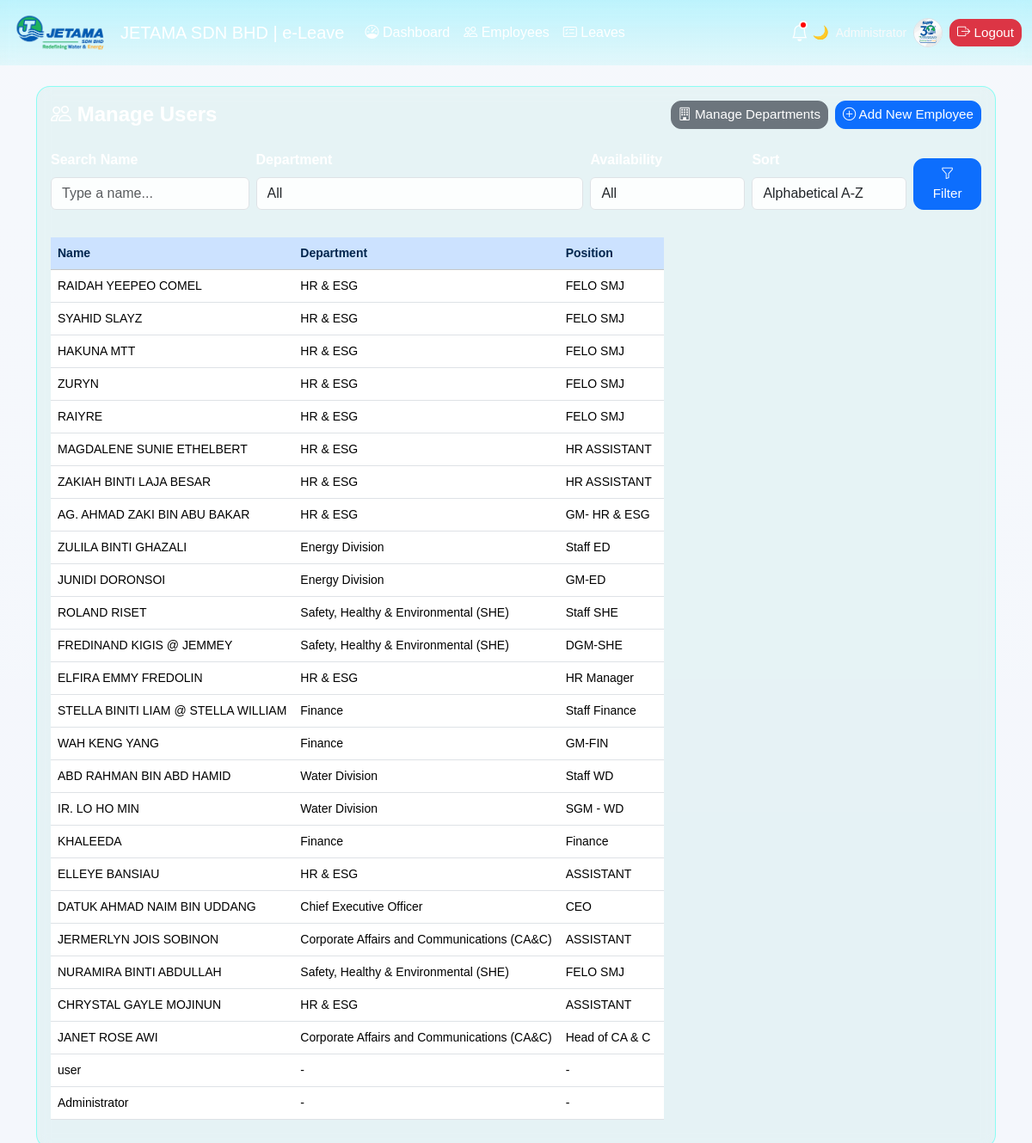
Page /admin/users (signed in) on the committed database.
### tables this page shows
CREATE TABLE users (
            id INTEGER PRIMARY KEY AUTOINCREMENT,
            username TEXT UNIQUE NOT NULL,
            full_name TEXT NOT NULL,
            password_hash TEXT NOT NULL,
            role TEXT NOT NULL CHECK(role IN ('admin','user')),
            created_at TEXT NOT NULL
        , entitlement INTEGER DEFAULT 0, department_id INTEGER REFERENCES departments(id), position TEXT, approver_role TEXT, ic_number TEXT, email TEXT, phone TEXT, address TEXT, enrollment_date TEXT, availability TEXT DEFAULT 'Available', profile_photo TEXT, last_login TEXT, reset_token TEXT, reset_token_expiry TEXT, profile_photos TEXT);

CREATE TABLE departments (
            id INTEGER PRIMARY KEY AUTOINCREMENT,
            name TEXT UNIQUE NOT NULL
        );

### app.py (the view, shortened to what this page needs)
@app.route("/admin/users")
@admin_required
def manage_users():
    conn = get_db()
    c = conn.cursor()
    today = date.today().isoformat()
    filter_name  = request.args.get("name", "")
    filter_dept  = request.args.get("department", "")
    filter_avail = request.args.get("availability", "")
    sort         = request.args.get("sort", "id_desc")
    base_query = """
        SELECT
            u.id,
            u.username,
            u.full_name,
            u.role,
            u.position,
            u.entitlement,
            u.enrollment_date,
            u.created_at,
            u.department_id,
            u.ic_number,
            u.email,
            u.phone,
            u.address,

            CASE
                WHEN EXISTS (
                    SELECT 1 FROM leave_applications la
                    WHERE la.user_id = u.id
                    AND la.status = 'Approved'
                    AND date(?) BETWEEN la.start_date AND la.end_date
                ) THEN 'On Leave'
                ELSE COALESCE(u.availability, 'Available')
            END AS availability,

            d.name AS department_name

        FROM users u
        LEFT JOIN departments d ON u.department_id = d.id
        WHERE 1=1
    """
    params = [today]
    if filter_name:
        base_query += " AND u.full_name LIKE ?"
        params.append(f"%{filter_name}%")
    if filter_dept:
        base_query += " AND d.name = ?"
        params.append(filter_dept)
    if sort == "az":
        base_query += " ORDER BY u.full_name ASC"
    elif sort == "za":
        base_query += " ORDER BY u.full_name DESC"
    else:
        base_query += " ORDER BY u.id DESC"
    c.execute(base_query, params)
    users = [dict(row) for row in c.fetchall()]
    c.execute("SELECT * FROM departments ORDER BY name")
    departments = [dict(row) for row in c.fetchall()]
    conn.close()
    return render_template(
        "manage_users.html",
        users=users,
        departments=departments,
        current_user_role=session.get("role")
    )

### app.py (called while the page is built)
def get_db():
    conn = sqlite3.connect(DB_PATH)
    conn.row_factory = sqlite3.Row
    return conn

def _add_column_if_missing(cur, table, name, coltype):
    cur.execute(f"PRAGMA table_info({table})")
    cols = [r["name"] for r in cur.fetchall()]
    if name not in cols:
        cur.execute(f"ALTER TABLE {table} ADD COLUMN {name} {coltype}")

@app.before_request
def ensure_db():
    init_db()

def auto_reset_mc_availability():
    today = date.today().isoformat()
    conn = get_db()
    c = conn.cursor()
    c.execute("""
        SELECT DISTINCT u.id
        FROM mc_records m
        JOIN users u ON u.id = m.user_id
        WHERE m.end_date IS NOT NULL
        AND date(m.end_date) < date(?)
        AND u.availability = 'MC'
    """, (today,))
    users_to_reset = c.fetchall()
    for u in users_to_reset:
        c.execute(
            "UPDATE users SET availability='Available' WHERE id=?",
            (u["id"],)
        )
    conn.commit()
    conn.close()

@app.before_request
def before_any_request():
    auto_reset_mc_availability()

def admin_required(fn):
    @wraps(fn)
    def wrapper(*args, **kwargs):
        if session.get("role") != "admin":
            flash("Admin access only.", "warning")
            return redirect(url_for("login"))
        return fn(*args, **kwargs)
    return wrapper

@app.context_processor
def inject_current_year():
    from datetime import datetime
    return {
        "current_year": datetime.now().year
    }

@app.context_processor
def inject_my_leaves():
    my_leaves = []
    if session.get("user_id"):
        conn = get_db()
        c = conn.cursor()
        c.execute("""
            SELECT status
            FROM leave_applications
            WHERE user_id=?
            ORDER BY id DESC
            LIMIT 1
        """, (session["user_id"],))
        my_leaves = c.fetchall()
        conn.close()
    return dict(my_leaves=my_leaves)

@app.context_processor
def inject_globals():
    return dict(current_time=datetime.now().strftime("%Y-%m-%d %H:%M"))

### templates/manage_users.html (shortened to what this page needs)
{% extends "base.html" %}
{% block content %}
<div class="card glass-card">
  <div class="card-body">
    <div class="d-flex justify-content-between align-items-center mb-4">
      <h4 class="mb-0"><i class="bi bi-people"></i> Manage Users</h4>
      <div class="d-flex gap-2">
        <button class="btn btn-sm btn-secondary" data-bs-toggle="modal" data-bs-target="#manageDepartmentModal">
          <i class="bi bi-building"></i> Manage Departments
        </button>
        <button class="btn btn-sm btn-primary" data-bs-toggle="modal" data-bs-target="#addEmployeeModal">
          <i class="bi bi-plus-circle"></i> Add New Employee
        </button>
      </div>
    </div>
    <div class="d-flex gap-2 align-items-end search-bar mb-3">
      <div>
        <label class="form-label fw-semibold">Search Name</label>
        <input type="text" id="searchName" class="form-control" placeholder="Type a name...">
      </div>
      <div>
        <label class="form-label fw-semibold">Department</label>
        <select id="filterDept" class="form-select">
          <option value="">All</option>
        </select>
      </div>
      <div>
        <label class="form-label fw-semibold">Availability</label>
        <select id="filterAvail" class="form-select">
          <option value="">All</option>
        </select>
      </div>
      <div>
        <label class="form-label fw-semibold">Sort</label>
        <select id="sortBy" class="form-select">
          <option value="az">Alphabetical A-Z</option>
        </select>
      </div>
      <button id="applyFilter" class="btn btn-primary"><i class="bi bi-funnel"></i> Filter</button>
    </div>
    <div class="row">
      <div class="col-8">
        <div class="table-responsive mt-3">
          <table id="userTable" class="table table-hover align-middle">
            <thead class="table-light">
              <tr>
                <th>Name</th>
                <th>Department</th>
                <th>Position</th>
                <th>Availability</th>
              </tr>
            </thead>
            <tbody>
              {% for u in users %}
              {% set avail = u.availability or 'Available' %}
              <tr class="user-row"
                  data-name="{{ u.full_name }}"
                  data-dept="{{ u.department_name }}"
                  data-avail="{{ avail }}"
                  onclick='showDetails({{ u|tojson }})'>
                <td>{{ u.full_name }}</td>
                <td>{{ u.department_name or "-" }}</td>
                <td>{{ u.position or "-" }}</td>
                <td>
                </td>
              </tr>
              {% endfor %}
            </tbody>
          </table>
        </div>
      </div>
    </div>
  </div>
</div>
{% endblock %}

### static/styles.css (style rules this page uses)
:root { --glass-bg: rgba(67, 192, 159, 0.08); --glass-brd: rgba(119, 255, 244, 0.815); }
.bg-gradient { min-height: 100vh; background: linear-gradient(135deg, #22ff68 0%, #75ff68 50%, #9effa6 100%); position: relative; overflow-x: hidden; }
.glass-card, .stat-card { background: var(--glass-bg); border: 1px solid var(--glass-brd); backdrop-filter: blur(8px); color: hsl(0, 0%, 100%); }
.table { color:#fff; }
.table thead th { color:#00254d; background: #cce2ff; }
.table tbody td, .table thead th { vertical-align: middle; }
.card { border-radius: 1rem; }
.btn { border-radius: .75rem; }
.form-control, .form-select { background: rgba(255,255,255,0.9); }
body { font-family: "Poppins", sans-serif; color: #267cdf; }
h1, h2, h3, h4 { color: #ffffff; font-weight: 600; }
.btn { font-size: 0.95rem; font-weight: 500; }
.form-label { font-style: bold; font-weight: 500; }
table th, table td { font-size: 14px; padding: 4px; white-space: nowrap; }

### templates/base.html (style rules this page uses)
body.light-mode { background: #F4F7FC; color: #212529; }
.glass-card { z-index: 2; }
.glass-card, .data-card, .summary-card { position: relative; z-index: 1 !important; }

### templates/manage_users.html (style rules this page uses)
.user-row { cursor: pointer; }
.search-bar input, .search-bar select { min-width: 180px; }

### rows in the picture
users: full_name "RAIDAH YEEPEO COMEL", name "HR & ESG", position "FELO SMJ"
users: full_name "SYAHID SLAYZ", name "HR & ESG", position "FELO SMJ"
users: full_name "HAKUNA MTT", name "HR & ESG", position "FELO SMJ"
users: full_name "ZURYN", name "HR & ESG", position "FELO SMJ"
users: full_name "RAIYRE", name "HR & ESG", position "FELO SMJ"
users: full_name "MAGDALENE SUNIE ETHELBERT", name "HR & ESG", position "HR ASSISTANT"
users: full_name "ZAKIAH BINTI LAJA BESAR", name "HR & ESG", position "HR ASSISTANT"
users: full_name "AG. AHMAD ZAKI BIN ABU BAKAR", name "HR & ESG", position "GM- HR & ESG"
users: full_name "ZULILA BINTI GHAZALI", name "Energy Division", position "Staff ED"
users: full_name "JUNIDI DORONSOI", name "Energy Division", position "GM-ED"
users: full_name "ROLAND RISET", name "Safety, Healthy & Environmental (SHE)", position "Staff SHE"
users: full_name "FREDINAND KIGIS @ JEMMEY", name "Safety, Healthy & Environmental (SHE)", position "DGM-SHE"
users: full_name "ELFIRA EMMY FREDOLIN", name "HR & ESG", position "HR Manager"
users: full_name "STELLA BINITI LIAM @ STELLA WILLIAM", name "Finance", position "Staff Finance"
users: full_name "WAH KENG YANG", name "Finance", position "GM-FIN"
users: full_name "ABD RAHMAN BIN ABD HAMID", name "Water Division", position "Staff WD"
users: full_name "IR. LO HO MIN", name "Water Division", position "SGM - WD"
users: full_name "KHALEEDA", name "Finance", position "Finance"
users: full_name "ELLEYE BANSIAU", name "HR & ESG", position "ASSISTANT"
users: full_name "DATUK AHMAD NAIM BIN UDDANG", name "Chief Executive Officer", position "CEO"
users: full_name "JERMERLYN JOIS SOBINON", name "Corporate Affairs and Communications (CA&C)", position "ASSISTANT"
users: full_name "NURAMIRA BINTI ABDULLAH", name "Safety, Healthy & Environmental (SHE)", position "FELO SMJ"
users: full_name "CHRYSTAL GAYLE MOJINUN", name "HR & ESG", position "ASSISTANT"
users: full_name "JANET ROSE AWI", name "Corporate Affairs and Communications (CA&C)", position "Head of CA & C"
users: full_name "user", department_name "-", position "-"
users: full_name "Administrator", department_name "-", position "-"
